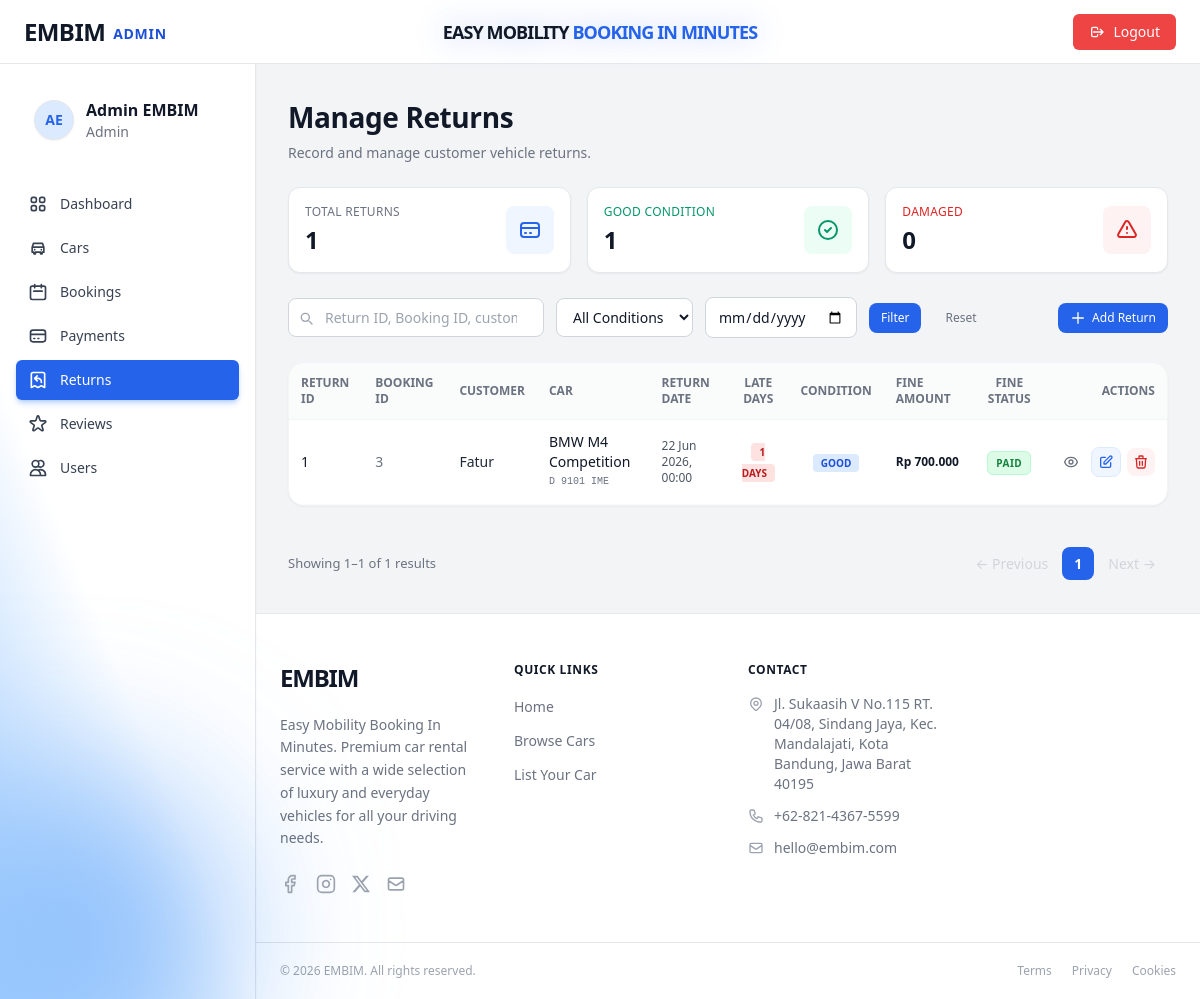
Before: /admin/index.php?page=manage_returns (signed in) with the older database file.
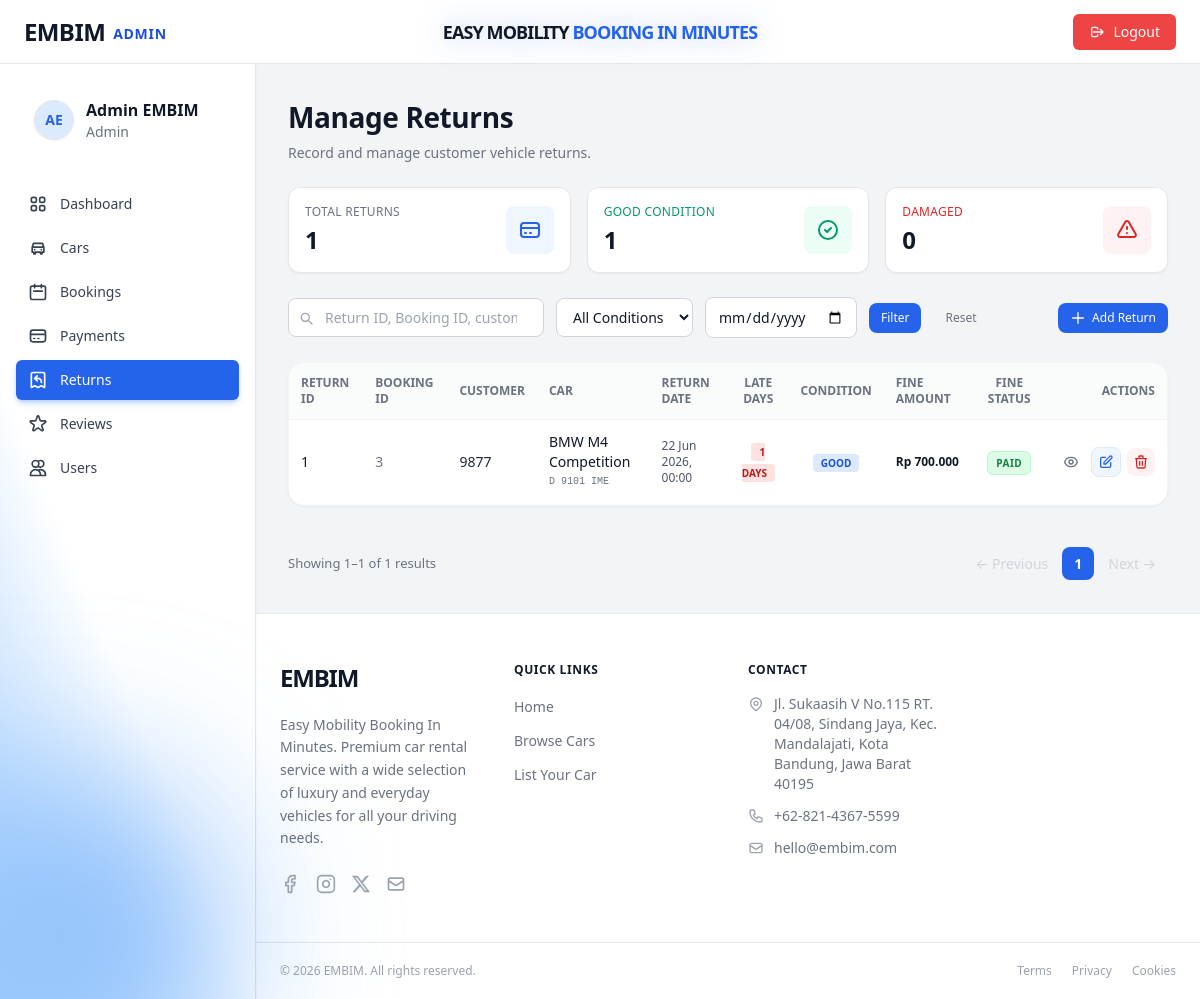
After: the same page with the newer database file.
### tables this page shows
CREATE TABLE `returns` (
  `id` int(11) NOT NULL,
  `booking_id` int(11) NOT NULL,
  `return_date` date NOT NULL,
  `late_days` smallint(6) NOT NULL DEFAULT 0,
  `car_condition` enum('good','damaged') NOT NULL DEFAULT 'good',
  `notes` text DEFAULT NULL,
  `created_at` datetime NOT NULL DEFAULT current_timestamp(),
  `fine_per_day` decimal(12,2) DEFAULT 700000.00,
  `fine_amount` decimal(14,2) DEFAULT 0.00,
  `fine_status` enum('none','unpaid','paid') DEFAULT 'none'
);

CREATE TABLE `users` (
  `id` int(11) NOT NULL,
  `full_name` varchar(100) NOT NULL,
  `email` varchar(150) NOT NULL,
  `password` varchar(255) NOT NULL COMMENT 'bcrypt hash',
  `phone` varchar(20) DEFAULT NULL,
  `address` text DEFAULT NULL,
  `role` enum('admin','user') NOT NULL DEFAULT 'user',
  `photo_profile` varchar(100) DEFAULT NULL,
  `photo_ktp` varchar(100) DEFAULT NULL,
  `photo_sim` varchar(100) DEFAULT NULL,
  `created_at` datetime NOT NULL DEFAULT current_timestamp(),
  `updated_at` datetime NOT NULL DEFAULT current_timestamp() ON UPDATE current_timestamp()
);

CREATE TABLE `cars` (
  `id` int(11) NOT NULL,
  `brand` varchar(80) NOT NULL,
  `model` varchar(100) NOT NULL,
  `year` year(4) NOT NULL,
  `license_plate` varchar(20) NOT NULL,
  `price_per_day` decimal(12,2) NOT NULL,
  `status` enum('available','booked','maintenance') NOT NULL DEFAULT 'available',
  `transmission` enum('automatic','manual') NOT NULL DEFAULT 'automatic',
  `fuel_type` enum('gasoline','diesel','electric','hybrid') NOT NULL DEFAULT 'gasoline',
  `seats` tinyint(4) NOT NULL DEFAULT 5,
  `description` text DEFAULT NULL,
  `photo` varchar(255) DEFAULT NULL COMMENT 'Nama file gambar di folder assets/images',
  `created_at` datetime NOT NULL DEFAULT current_timestamp(),
  `updated_at` datetime NOT NULL DEFAULT current_timestamp() ON UPDATE current_timestamp()
);

### admin/controllers/AdminReturnController.php (called while the page is built, shortened)
<?php
require_once __DIR__ . '/../models/ReturnModel.php';
class AdminReturnController {
    private ReturnModel $model;
    private int $perPage = 10;
    public function __construct() {
        $this->model = new ReturnModel();
    }
    public function manageReturns(): void {
        $condition  = trim($_GET['condition']    ?? '');
        $search     = trim($_GET['search']       ?? '');
        $returnDate = trim($_GET['return_date']  ?? '');
        $all        = $this->model->getAllReturns($condition, $search, $returnDate);
        $total      = count($all);
        $totalPages = max(1, (int) ceil($total / $this->perPage));
        $currentPage = max(1, min($totalPages, (int) ($_GET['p'] ?? 1)));
        $offset     = ($currentPage - 1) * $this->perPage;
        $returns    = array_slice($all, $offset, $this->perPage);
        require_once __DIR__ . '/../views/manage_returns.php';
    }
}

### admin/index.php (called while the page is built, shortened)
<?php
    require_once __DIR__ . '/config/database.php';
    require_once __DIR__ . '/controllers/AdminReturnController.php';
    $page = $_GET['page'] ?? 'dashboard';
    match ($page) {
        'add_car'               => (new DashboardController())->addCar(),
        'edit_car'              => (new DashboardController())->editCar(),
        'delete_car'            => (new DashboardController())->deleteCar(),
        'manage_cars'           => (new DashboardController())->manageCars(),
        'manage_bookings'       => (new AdminBookingController())->manageBookings(),
        'manage_payments'       => (new DashboardController())->managePayments(),
        'payment_detail'        => (new DashboardController())->paymentDetail(),
        'edit_payment'          => (new DashboardController())->editPayment(),
        'booking_detail'        => (new AdminBookingController())->bookingDetail(),
        'edit_booking'          => (new AdminBookingController())->editBooking(),
        'delete_booking'        => (new AdminBookingController())->deleteBooking(),
        'manage_users'          => (new UserController())->manageUsers(),
        'manage_returns'        => (new AdminReturnController())->manageReturns(),
        'add_return'            => (new AdminReturnController())->addReturn(),
        'return_detail'         => (new AdminReturnController())->returnDetail(),
        'edit_return'           => (new AdminReturnController())->editReturn(),
        'delete_return'         => (new AdminReturnController())->deleteReturn(),
        'manage_reviews'        => (new AdminReviewController())->manageReviews(),
        'edit_review'           => (new AdminReviewController())->editReview(),
        'delete_review'         => (new AdminReviewController())->deleteReview(),
        'edit_profile'          => (new ProfileController())->editProfile(),
        default                 => (new DashboardController())->dashboard(),
    };

### admin/config/database.php (called while the page is built, shortened)
<?php
function getPDO(): PDO {
    static $pdo = null;
    if ($pdo === null) {
        $dsn = sprintf('mysql:host=%s;dbname=%s;charset=%s', DB_HOST, DB_NAME, DB_CHARSET);
        $pdo = new PDO($dsn, DB_USER, DB_PASS, [
            PDO::ATTR_ERRMODE            => PDO::ERRMODE_EXCEPTION,
            PDO::ATTR_DEFAULT_FETCH_MODE => PDO::FETCH_ASSOC,
            PDO::ATTR_EMULATE_PREPARES   => false,
        ]);
    }
    return $pdo;
}

### admin/models/ReturnModel.php (called while the page is built, shortened)
<?php
require_once __DIR__ . '/../config/database.php';
class ReturnModel {
    private PDO $pdo;
    public function __construct() {
        $this->pdo = getPDO();
    }
    public function getAllReturns(string $condition = '', string $search = '', string $returnDate = ''): array {
        $sql = "
            SELECT
                r.`id`,
                r.`booking_id`,
                r.`return_date`,
                r.`late_days`,
                r.`car_condition`,
                r.`fine_per_day`,
                r.`fine_amount`,
                r.`fine_status`,
                r.`notes`,
                r.`created_at`,
                b.`start_date`,
                b.`end_date`,
                b.`status`          AS booking_status,
                b.`total_price`,
                b.`payment_status`,
                u.`full_name`       AS customer_name,
                CONCAT(c.`brand`, ' ', c.`model`) AS car_name,
                c.`license_plate`,
                (SELECT COUNT(*) FROM `reviews` rev WHERE rev.`booking_id` = b.`id`) AS review_count
            FROM `returns` r
            JOIN `bookings` b ON b.`id` = r.`booking_id`
            JOIN `users`    u ON u.`id` = b.`user_id`
            JOIN `cars`     c ON c.`id` = b.`car_id`
            WHERE 1=1
        ";
        $params = [];
        $sql .= " ORDER BY r.`id` DESC";
        $stmt = $this->pdo->prepare($sql);
        $stmt->execute($params);
        return $stmt->fetchAll();
    }
}

### admin/views/manage_returns.php (the view, shortened to what the changed rows need)
<?php require_once __DIR__ . '/partials/layout_top.php'; ?>
<div class="space-y-6">
  <div class="page-heading">
    <h1>Manage Returns</h1>
  </div>
  <div class="bg-white rounded-2xl shadow-sm border border-gray-100 overflow-hidden mb-6">
    <table class="w-full text-left text-sm text-gray-600">
      <thead class="bg-gray-50/80 border-b border-gray-100 text-xs uppercase font-semibold text-gray-500">
        <tr>
          <th class="px-3 py-3">Return ID</th>
          <th class="px-3 py-3">Booking ID</th>
          <th class="px-3 py-3">Customer</th>
          <th class="px-3 py-3">Car</th>
          <th class="px-3 py-3">Return Date</th>
          <th class="px-3 py-3 text-center">Late Days</th>
          <th class="px-3 py-3 text-center">Condition</th>
          <th class="px-3 py-3 font-bold">Fine Amount</th>
          <th class="px-3 py-3 text-center">Fine Status</th>
          <th class="px-3 py-3 text-right">Actions</th>
        </tr>
      </thead>
      <tbody>
        <?php if (empty($returns)): ?>
          <tr><td colspan="10" class="text-center py-10 text-gray-400">No return data found.</td></tr>
        <?php else: foreach ($returns as $r):
          $condClass = $r['car_condition'] === 'good' ? 'bg-blue-100 text-blue-700' : 'bg-yellow-100 text-yellow-700';
          $condLabel = $r['car_condition'] === 'good' ? 'Good' : 'Damaged';
        ?>
        <tr class="hover:bg-blue-50/30 transition-colors group border-b border-gray-50">
          <td class="px-3 py-3 font-medium text-gray-900"><?= (int)$r['id'] ?></td>
          <td class="px-3 py-3 text-gray-500"><?= (int)$r['booking_id'] ?></td>
          <td class="px-3 py-3 font-medium text-gray-800"><?= htmlspecialchars($r['customer_name']) ?></td>
          <td class="px-3 py-3">
            <div class="font-medium text-gray-900"><?= htmlspecialchars($r['car_name']) ?></div>
            <div class="text-[10px] text-gray-500 font-mono"><?= htmlspecialchars($r['license_plate']) ?></div>
          </td>
          <td class="px-3 py-3 text-xs text-gray-600 font-medium">
            <?= date('d M Y, H:i', strtotime($r['return_date'])) ?>
          </td>
          <td class="px-3 py-3 text-center">
            <?php if ((int)$r['late_days'] > 0): ?>
              <span class="px-2 py-0.5 bg-red-100 text-red-700 text-[10px] font-bold uppercase rounded w-max"><?= (int)$r['late_days'] ?> Days</span>
            <?php else: ?>
              <span class="px-2 py-0.5 bg-green-100 text-green-700 text-[10px] font-bold uppercase rounded w-max">None</span>
            <?php endif; ?>
          </td>
          <td class="px-3 py-3 text-center">
            <span class="px-2 py-0.5 <?= $condClass ?> text-[10px] font-bold uppercase rounded w-max"><?= $condLabel ?></span>
          </td>
          <td class="px-3 py-3 font-bold text-gray-900 whitespace-nowrap text-xs">
            <?php if ((int)$r['fine_amount'] > 0): ?>
              Rp <?= number_format($r['fine_amount'], 0, ',', '.') ?>
            <?php else: ?>
              <span class="text-gray-400 font-normal">-</span>
            <?php endif; ?>
          </td>
          <td class="px-3 py-3 text-center">
            <?php
              $fs = $r['fine_status'] ?? 'none';
              $fsCls = match($fs) {
                'paid' => 'bg-green-100 text-green-700 border-green-200',
                'unpaid' => 'bg-red-100 text-red-700 border-red-200',
                default => 'bg-gray-100 text-gray-500 border-gray-200'
              };
            ?>
            <span class="px-2 py-1 border rounded-md text-[10px] font-bold uppercase tracking-wider <?= $fsCls ?>">
              <?= htmlspecialchars($fs) ?>
            </span>
          </td>
          <td class="px-3 py-3">
            <div class="flex items-center justify-end gap-1.5">
              <a href="?page=return_detail&id=<?= $r['id'] ?>" class="p-1.5 text-gray-500 hover:text-gray-900 hover:bg-gray-100 rounded-lg transition-colors" title="View Details">
              </a>
              <a href="?page=edit_return&id=<?= $r['id'] ?>" class="p-1.5 bg-blue-50 text-blue-600 hover:bg-blue-600 hover:text-white rounded-lg transition-colors border border-blue-100" title="Edit">
                <svg xmlns="http://www.w3.org/2000/svg" class="h-4 w-4" fill="none" viewBox="0 0 24 24" stroke="currentColor" stroke-width="2"><path stroke-linecap="round" stroke-linejoin="round" d="M11 5H6a2 2 0 00-2 2v11a2 2 0 002 2h11a2 2 0 002-2v-5m-1.414-9.414a2 2 0 112.828 2.828L11.828 15H9v-2.828l8.586-8.586z"/></svg>
              </a>
              <button type="button" onclick="openDeleteModal(<?= (int)$r['id'] ?>)" class="p-1.5 bg-red-50 text-red-600 hover:bg-red-100 rounded-lg transition-colors" title="Delete">
                <svg xmlns="http://www.w3.org/2000/svg" class="h-4 w-4" fill="none" viewBox="0 0 24 24" stroke="currentColor" stroke-width="2"><path stroke-linecap="round" stroke-linejoin="round" d="M19 7l-.867 12.142A2 2 0 0116.138 21H7.862a2 2 0 01-1.995-1.858L5 7m5 4v6m4-6v6m1-10V4a1 1 0 00-1-1h-4a1 1 0 00-1 1v3M4 7h16"/></svg>
              </button>
            </div>
          </td>
        </tr>
        <?php endforeach; endif; ?>
      </tbody>
    </table>
  </div>
</div>
<?php require_once __DIR__ . '/partials/layout_bottom.php'; ?>

Changed rows visible on the page:
changed through a linked row, returns "GOOD": users.full_name "Fatur" → "9877"
